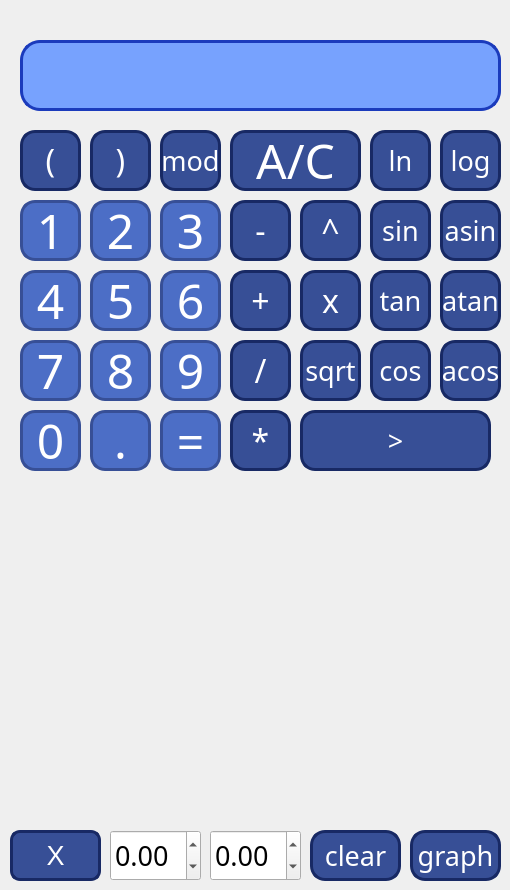
    <widget class="QWidget" name="TAB1">
     <attribute name="title">
      <string>1</string>
     </attribute>
     <widget class="QPushButton" name="pushButton_2">
      <property name="geometry">
       <rect>
        <x>90</x>
        <y>200</y>
        <width>61</width>
        <height>61</height>
       </rect>
      </property>
      <property name="font">
       <font>
        <family>Copperplate</family>
        <pointsize>36</pointsize>
        <italic>false</italic>
       </font>
      </property>
      <property name="styleSheet">
       <string notr="true">QPushButton {
   border: 3px solid rgb(55, 79, 150);
   background-color: rgb(76, 110, 198);
  color: white; 

   border-radius: 15px;
}
QPushButton:pressed {
    background-color: rgb(27, 50, 118);
}</string>
      </property>
      <property name="text">
       <string>2</string>
      </property>
     </widget>
     <widget class="QPushButton" name="pushButton_acos">
      <property name="geometry">
       <rect>
        <x>440</x>
        <y>340</y>
        <width>61</width>
        <height>61</height>
       </rect>
      </property>
      <property name="font">
       <font>
        <family>Copperplate</family>
        <pointsize>20</pointsize>
        <italic>false</italic>
       </font>
      </property>
      <property name="styleSheet">
       <string notr="true">QPushButton {
   border: 3px solid rgb(24, 41, 100);
   background-color: rgb(55, 79, 150);
  color: white; 

   border-radius: 15px;
}
QPushButton:pressed {
    background-color: rgb(26, 44, 106);
}</string>
      </property>
      <property name="text">
       <string>acos</string>
      </property>
     </widget>
     <widget class="QPushButton" name="pushButton_ac">
      <property name="geometry">
       <rect>
        <x>230</x>
        <y>130</y>
        <width>131</width>
        <height>61</height>
       </rect>
      </property>
      <property name="font">
       <font>
        <family>Copperplate</family>
        <pointsize>36</pointsize>
        <italic>false</italic>
       </font>
      </property>
      <property name="styleSheet">
       <string notr="true">QPushButton {
   border: 3px solid rgb(24, 41, 100);
   background-color: rgb(55, 79, 150);
  color: white; 

   border-radius: 15px;
}
QPushButton:pressed {
    background-color: rgb(26, 44, 106);
}</string>
      </property>
      <property name="text">
       <string>A/C</string>
      </property>
     </widget>
     <widget class="QPushButton" name="pushButton_asin">
      <property name="geometry">
       <rect>
        <x>440</x>
        <y>200</y>
        <width>61</width>
        <height>61</height>
       </rect>
      </property>
      <property name="font">
       <font>
        <family>Copperplate</family>
        <pointsize>20</pointsize>
        <italic>false</italic>
       </font>
      </property>
      <property name="styleSheet">
       <string notr="true">QPushButton {
   border: 3px solid rgb(24, 41, 100);
   background-color: rgb(55, 79, 150);
  color: white; 

   border-radius: 15px;
}
QPushButton:pressed {
    background-color: rgb(26, 44, 106);
}</string>
      </property>
      <property name="text">
       <string>asin</string>
      </property>
     </widget>
     <widget class="QCustomPlot" name="CustomPlot" native="true">
      <property name="geometry">
       <rect>
        <x>20</x>
        <y>480</y>
        <width>481</width>
        <height>341</height>
       </rect>
      </property>
     </widget>
     <widget class="QPushButton" name="pushButton_log">
      <property name="geometry">
       <rect>
        <x>440</x>
        <y>130</y>
        <width>61</width>
        <height>61</height>
       </rect>
      </property>
      <property name="font">
       <font>
        <family>Copperplate</family>
        <pointsize>20</pointsize>
        <italic>false</italic>
       </font>
      </property>
      <property name="styleSheet">
       <string notr="true">QPushButton {
   border: 3px solid rgb(24, 41, 100);
   background-color: rgb(55, 79, 150);
  color: white; 

   border-radius: 15px;
}
QPushButton:pressed {
    background-color: rgb(26, 44, 106);
}</string>
      </property>
      <property name="text">
       <string>log</string>
      </property>
     </widget>
     <widget class="QPushButton" name="pushButton_plus">
      <property name="geometry">
       <rect>
        <x>230</x>
        <y>270</y>
        <width>61</width>
        <height>61</height>
       </rect>
      </property>
      <property name="font">
       <font>
        <family>Copperplate</family>
        <pointsize>24</pointsize>
        <italic>false</italic>
       </font>
      </property>
      <property name="styleSheet">
       <string notr="true">QPushButton {
   border: 3px solid rgb(24, 41, 100);
   background-color: rgb(55, 79, 150);
  color: white; 

   border-radius: 15px;
}
QPushButton:pressed {
    background-color: rgb(26, 44, 106);
}</string>
      </property>
      <property name="text">
       <string>+</string>
      </property>
     </widget>
     <widget class="QPushButton" name="pushButton_cos">
      <property name="geometry">
       <rect>
        <x>370</x>
        <y>340</y>
        <width>61</width>
        <height>61</height>
       </rect>
      </property>
      <property name="font">
       <font>
        <family>Copperplate</family>
        <pointsize>20</pointsize>
        <italic>false</italic>
       </font>
      </property>
      <property name="styleSheet">
       <string notr="true">QPushButton {
   border: 3px solid rgb(24, 41, 100);
   background-color: rgb(55, 79, 150);
  color: white; 

   border-radius: 15px;
}
QPushButton:pressed {
    background-color: rgb(26, 44, 106);
}</string>
      </property>
      <property name="text">
       <string>cos</string>
      </property>
     </widget>
     <widget class="QPushButton" name="pushButton_minus">
      <property name="geometry">
       <rect>
        <x>230</x>
        <y>200</y>
        <width>61</width>
        <height>61</height>
       </rect>
      </property>
      <property name="font">
       <font>
        <family>Copperplate</family>
        <pointsize>24</pointsize>
        <italic>false</italic>
       </font>
      </property>
      <property name="styleSheet">
       <string notr="true">QPushButton {
   border: 3px solid rgb(24, 41, 100);
   background-color: rgb(55, 79, 150);
  color: white; 

   border-radius: 15px;
}
QPushButton:pressed {
    background-color: rgb(26, 44, 106);
}</string>
      </property>
      <property name="text">
       <string>-</string>
      </property>
     </widget>
     <widget class="QPushButton" name="pushButton_6">
      <property name="geometry">
       <rect>
        <x>160</x>
        <y>270</y>
        <width>61</width>
        <height>61</height>
       </rect>
      </property>
      <property name="font">
       <font>
        <family>Copperplate</family>
        <pointsize>36</pointsize>
        <italic>false</italic>
       </font>
      </property>
      <property name="styleSheet">
       <string notr="true">QPushButton {
   border: 3px solid rgb(55, 79, 150);
   background-color: rgb(76, 110, 198);
  color: white; 

   border-radius: 15px;
}
QPushButton:pressed {
    background-color: rgb(27, 50, 118);
}</string>
      </property>
      <property name="text">
       <string>6</string>
      </property>
     </widget>
     <widget class="QPushButton" name="pushButton_divis">
      <property name="geometry">
       <rect>
        <x>230</x>
        <y>340</y>
        <width>61</width>
        <height>61</height>
       </rect>
      </property>
      <property name="font">
       <font>
        <family>Copperplate</family>
        <pointsize>24</pointsize>
        <italic>false</italic>
       </font>
      </property>
      <property name="styleSheet">
       <string notr="true">QPushButton {
   border: 3px solid rgb(24, 41, 100);
   background-color: rgb(55, 79, 150);
  color: white; 

   border-radius: 15px;
}
QPushButton:pressed {
    background-color: rgb(26, 44, 106);
}</string>
      </property>
      <property name="text">
       <string>/</string>
      </property>
     </widget>
     <widget class="QPushButton" name="pushButton_9">
      <property name="geometry">
       <rect>
        <x>160</x>
        <y>340</y>
        <width>61</width>
        <height>61</height>
       </rect>
      </property>
      <property name="font">
       <font>
        <family>Copperplate</family>
        <pointsize>36</pointsize>
        <italic>false</italic>
       </font>
      </property>
      <property name="styleSheet">
       <string notr="true">QPushButton {
   border: 3px solid rgb(55, 79, 150);
   background-color: rgb(76, 110, 198);
  color: white; 

   border-radius: 15px;
}
QPushButton:pressed {
    background-color: rgb(27, 50, 118);
}</string>
      </property>
      <property name="text">
       <string>9</string>
      </property>
     </widget>
     <widget class="QPushButton" name="pushButton_3">
      <property name="geometry">
       <rect>
        <x>160</x>
        <y>200</y>
        <width>61</width>
        <height>61</height>
       </rect>
      </property>
      <property name="font">
       <font>
        <family>Copperplate</family>
        <pointsize>36</pointsize>
        <italic>false</italic>
       </font>
      </property>
      <property name="styleSheet">
       <string notr="true">QPushButton {
   border: 3px solid rgb(55, 79, 150);
   background-color: rgb(76, 110, 198);
  color: white; 

   border-radius: 15px;
}
QPushButton:pressed {
    background-color: rgb(27, 50, 118);
}</string>
      </property>
      <property name="text">
       <string>3</string>
      </property>
     </widget>
     <widget class="QDoubleSpinBox" name="doubleSpinBox_X">
      <property name="geometry">
       <rect>
        <x>110</x>
        <y>830</y>
        <width>91</width>
        <height>51</height>
       </rect>
      </property>
      <property name="font">
       <font>
        <family>Copperplate</family>
        <pointsize>20</pointsize>
        <bold>false</bold>
       </font>
      </property>
      <property name="minimum">
       <double>-10000000000.000000000000000</double>
      </property>
      <property name="maximum">
       <double>10000000000.000000000000000</double>
      </property>
      <property name="value">
       <double>0.000000000000000</double>
      </property>
     </widget>
     <widget class="QPushButton" name="pushButton_clear_GR">
      <property name="geometry">
       <rect>
        <x>310</x>
        <y>830</y>
        <width>91</width>
        <height>51</height>
       </rect>
      </property>
      <property name="font">
       <font>
        <family>Copperplate</family>
        <pointsize>20</pointsize>
        <italic>false</italic>
       </font>
      </property>
      <property name="styleSheet">
       <string notr="true">QPushButton {
   border: 3px solid rgb(24, 41, 100);
   background-color: rgb(55, 79, 150);
  color: white; 

   border-radius: 15px;
}
QPushButton:pressed {
    background-color: rgb(26, 44, 106);
}</string>
      </property>
      <property name="text">
       <string>clear</string>
      </property>
     </widget>
     <widget class="QPushButton" name="pushButton_x">
      <property name="geometry">
       <rect>
        <x>300</x>
        <y>270</y>
        <width>61</width>
        <height>61</height>
       </rect>
      </property>
      <property name="font">
       <font>
        <family>Copperplate</family>
        <pointsize>24</pointsize>
        <italic>false</italic>
       </font>
      </property>
      <property name="styleSheet">
       <string notr="true">QPushButton {
   border: 3px solid rgb(24, 41, 100);
   background-color: rgb(55, 79, 150);
  color: white; 

   border-radius: 15px;
}
QPushButton:pressed {
    background-color: rgb(26, 44, 106);
}</string>
      </property>
      <property name="text">
       <string>x</string>
      </property>
     </widget>
     <widget class="QPushButton" name="pushButton_mod">
      <property name="geometry">
       <rect>
        <x>160</x>
        <y>130</y>
        <width>61</width>
        <height>61</height>
       </rect>
      </property>
      <property name="font">
       <font>
        <family>Copperplate</family>
        <pointsize>20</pointsize>
        <italic>false</italic>
       </font>
      </property>
      <property name="styleSheet">
       <string notr="true">QPushButton {
   border: 3px solid rgb(24, 41, 100);
   background-color: rgb(55, 79, 150);
  color: white; 

   border-radius: 15px;
}
QPushButton:pressed {
    background-color: rgb(26, 44, 106);
}</string>
      </property>
      <property name="text">
       <string>mod</string>
      </property>
     </widget>
     <widget class="QLabel" name="label_X">
      <property name="geometry">
       <rect>
        <x>10</x>
        <y>830</y>
        <width>91</width>
        <height>51</height>
       </rect>
      </property>
      <property name="font">
       <font>
        <pointsize>20</pointsize>
       </font>
      </property>
      <property name="styleSheet">
       <string notr="true">QLabel {
   border: 3px solid rgb(24, 41, 100);
   background-color: rgb(55, 79, 150);
  color: white; 
   border-radius: 10px;
}
</string>
      </property>
      <property name="text">
       <string>X</string>
      </property>
      <property name="alignment">
       <set>Qt::AlignCenter</set>
      </property>
     </widget>
     <widget class="QPushButton" name="pushButton_8">
      <property name="geometry">
       <rect>
        <x>90</x>
        <y>340</y>
        <width>61</width>
        <height>61</height>
       </rect>
      </property>
      <property name="font">
       <font>
        <family>Copperplate</family>
        <pointsize>36</pointsize>
        <italic>false</italic>
       </font>
      </property>
      <property name="styleSheet">
       <string notr="true">QPushButton {
   border: 3px solid rgb(55, 79, 150);
   background-color: rgb(76, 110, 198);
  color: white; 

   border-radius: 15px;
}
QPushButton:pressed {
    background-color: rgb(27, 50, 118);
}</string>
      </property>
      <property name="text">
       <string>8</string>
      </property>
     </widget>
     <widget class="QPushButton" name="pushButton_7">
      <property name="geometry">
       <rect>
        <x>20</x>
        <y>340</y>
        <width>61</width>
        <height>61</height>
       </rect>
      </property>
      <property name="font">
       <font>
        <family>Copperplate</family>
        <pointsize>36</pointsize>
        <italic>false</italic>
       </font>
      </property>
      <property name="styleSheet">
       <string notr="true">QPushButton {
   border: 3px solid rgb(55, 79, 150);
   background-color: rgb(76, 110, 198);
  color: white; 

   border-radius: 15px;
}
QPushButton:pressed {
    background-color: rgb(27, 50, 118);
}</string>
      </property>
      <property name="text">
       <string>7</string>
      </property>
     </widget>
     <widget class="QPushButton" name="pushButton_4">
      <property name="geometry">
       <rect>
        <x>20</x>
        <y>270</y>
        <width>61</width>
        <height>61</height>
       </rect>
      </property>
      <property name="font">
       <font>
        <family>Copperplate</family>
        <pointsize>36</pointsize>
        <italic>false</italic>
       </font>
      </property>
      <property name="styleSheet">
       <string notr="true">QPushButton {
   border: 3px solid rgb(55, 79, 150);
   background-color: rgb(76, 110, 198);
  color: white; 

   border-radius: 15px;
}
QPushButton:pressed {
    background-color: rgb(27, 50, 118);
}</string>
      </property>
      <property name="text">
       <string>4</string>
      </property>
     </widget>
     <widget class="QPushButton" name="pushButton_pow">
      <property name="geometry">
       <rect>
        <x>300</x>
        <y>200</y>
        <width>61</width>
        <height>61</height>
       </rect>
      </property>
      <property name="font">
       <font>
        <family>Copperplate</family>
        <pointsize>24</pointsize>
        <italic>false</italic>
       </font>
      </property>
      <property name="styleSheet">
       <string notr="true">QPushButton {
   border: 3px solid rgb(24, 41, 100);
   background-color: rgb(55, 79, 150);
  color: white; 

   border-radius: 15px;
}
QPushButton:pressed {
    background-color: rgb(26, 44, 106);
}</string>
      </property>
      <property name="text">
       <string>^</string>
      </property>
     </widget>
     <widget class="QPushButton" name="pushButton_do_graph">
      <property name="geometry">
       <rect>
        <x>410</x>
        <y>830</y>
        <width>91</width>
        <height>51</height>
       </rect>
      </property>
      <property name="font">
       <font>
        <family>Copperplate</family>
        <pointsize>20</pointsize>
        <italic>false</italic>
       </font>
      </property>
      <property name="styleSheet">
       <string notr="true">QPushButton {
   border: 3px solid rgb(24, 41, 100);
   background-color: rgb(55, 79, 150);
  color: white; 

   border-radius: 15px;
}
QPushButton:pressed {
    background-color: rgb(26, 44, 106);
}</string>
      </property>
      <property name="text">
       <string>graph</string>
      </property>
     </widget>
     <widget class="QPushButton" name="pushButton_clean">
      <property name="geometry">
       <rect>
        <x>300</x>
        <y>410</y>
        <width>191</width>
        <height>61</height>
       </rect>
      </property>
      <property name="font">
       <font>
        <family>Copperplate</family>
        <pointsize>20</pointsize>
        <italic>false</italic>
       </font>
      </property>
      <property name="styleSheet">
       <string notr="true">QPushButton {
   border: 3px solid rgb(24, 41, 100);
   background-color: rgb(55, 79, 150);
  color: white; 

   border-radius: 15px;
}
QPushButton:pressed {
    background-color: rgb(26, 44, 106);
}</string>
      </property>
      <property name="text">
       <string>&gt;</string>
      </property>
     </widget>
     <widget class="QPushButton" name="pushButton_mult">
      <property name="geometry">
       <rect>
        <x>230</x>
        <y>410</y>
        <width>61</width>
        <height>61</height>
       </rect>
      </property>
      <property name="font">
       <font>
        <family>Copperplate</family>
        <pointsize>24</pointsize>
        <italic>false</italic>
       </font>
      </property>
      <property name="styleSheet">
       <string notr="true">QPushButton {
   border: 3px solid rgb(24, 41, 100);
   background-color: rgb(55, 79, 150);
  color: white; 

   border-radius: 15px;
}
QPushButton:pressed {
    background-color: rgb(26, 44, 106);
}</string>
      </property>
      <property name="text">
       <string>*</string>
      </property>
     </widget>
     <widget class="QLabel" name="label">
      <property name="geometry">
       <rect>
        <x>20</x>
        <y>40</y>
        <width>481</width>
        <height>71</height>
       </rect>
      </property>
      <property name="font">
       <font>
        <family>Copperplate</family>
        <pointsize>36</pointsize>
       </font>
      </property>
      <property name="styleSheet">
       <string notr="true">QLabel {
  background-color: rgb(119, 162, 254);
  color: white; 
  border: 3px solid rgb(27, 59, 188);
 border-radius: 20px;
}

QPushButton:pressed {
    background-color: rgb(21,49,122);
}


</string>
      </property>
      <property name="text">
       <string/>
      </property>
      <property name="alignment">
       <set>Qt::AlignRight|Qt::AlignTrailing|Qt::AlignVCenter</set>
      </property>
     </widget>
     <widget class="QPushButton" name="pushButton_5">
      <property name="geometry">
       <rect>
        <x>90</x>
        <y>270</y>
        <width>61</width>
        <height>61</height>
       </rect>
      </property>
      <property name="font">
       <font>
        <family>Copperplate</family>
        <pointsize>36</pointsize>
        <italic>false</italic>
       </font>
      </property>
      <property name="styleSheet">
       <string notr="true">QPushButton {
   border: 3px solid rgb(55, 79, 150);
   background-color: rgb(76, 110, 198);
  color: white; 

   border-radius: 15px;
}
QPushButton:pressed {
    background-color: rgb(27, 50, 118);
}</string>
      </property>
      <property name="text">
       <string>5</string>
      </property>
     </widget>
     <widget class="QPushButton" name="pushButton_0">
      <property name="geometry">
       <rect>
        <x>20</x>
        <y>410</y>
        <width>61</width>
        <height>61</height>
       </rect>
      </property>
      <property name="font">
       <font>
        <family>Copperplate</family>
        <pointsize>36</pointsize>
        <italic>false</italic>
       </font>
      </property>
      <property name="styleSheet">
       <string notr="true">QPushButton {
   border: 3px solid rgb(55, 79, 150);
   background-color: rgb(76, 110, 198);
  color: white; 

   border-radius: 15px;
}
QPushButton:pressed {
    background-color: rgb(27, 50, 118);
}</string>
      </property>
      <property name="text">
       <string>0</string>
      </property>
     </widget>
     <widget class="QPushButton" name="pushButton_tan">
      <property name="geometry">
       <rect>
        <x>370</x>
        <y>270</y>
        <width>61</width>
        <height>61</height>
       </rect>
      </property>
      <property name="font">
       <font>
        <family>Copperplate</family>
        <pointsize>20</pointsize>
        <italic>false</italic>
       </font>
      </property>
      <property name="styleSheet">
       <string notr="true">QPushButton {
   border: 3px solid rgb(24, 41, 100);
   background-color: rgb(55, 79, 150);
  color: white; 

   border-radius: 15px;
}
QPushButton:pressed {
    background-color: rgb(26, 44, 106);
}</string>
      </property>
      <property name="text">
       <string>tan</string>
      </property>
     </widget>
     <widget class="QPushButton" name="pushButton_brack1">
      <property name="geometry">
       <rect>
        <x>20</x>
        <y>130</y>
        <width>61</width>
        <height>61</height>
       </rect>
      </property>
      <property name="font">
       <font>
        <family>Copperplate</family>
        <pointsize>24</pointsize>
        <italic>false</italic>
       </font>
      </property>
      <property name="styleSheet">
       <string notr="true">QPushButton {
   border: 3px solid rgb(24, 41, 100);
   background-color: rgb(55, 79, 150);
  color: white; 

   border-radius: 15px;
}
QPushButton:pressed {
    background-color: rgb(26, 44, 106);
}</string>
      </property>
      <property name="text">
       <string>(</string>
      </property>
     </widget>
     <widget class="QPushButton" name="pushButton_sin">
      <property name="geometry">
       <rect>
        <x>370</x>
        <y>200</y>
        <width>61</width>
        <height>61</height>
       </rect>
      </property>
      <property name="font">
       <font>
        <family>Copperplate</family>
        <pointsize>20</pointsize>
        <italic>false</italic>
       </font>
      </property>
      <property name="styleSheet">
       <string notr="true">QPushButton {
   border: 3px solid rgb(24, 41, 100);
   background-color: rgb(55, 79, 150);
  color: white; 

   border-radius: 15px;
}
QPushButton:pressed {
    background-color: rgb(26, 44, 106);
}</string>
      </property>
      <property name="text">
       <string>sin</string>
      </property>
     </widget>
     <widget class="QPushButton" name="pushButton_equal">
      <property name="geometry">
       <rect>
        <x>160</x>
        <y>410</y>
        <width>61</width>
        <height>61</height>
       </rect>
      </property>
      <property name="font">
       <font>
        <family>Copperplate</family>
        <pointsize>36</pointsize>
        <italic>false</italic>
       </font>
      </property>
      <property name="styleSheet">
       <string notr="true">QPushButton {
   border: 3px solid rgb(55, 79, 150);
   background-color: rgb(76, 110, 198);
  color: white; 

   border-radius: 15px;
}
QPushButton:pressed {
    background-color: rgb(27, 50, 118);
}</string>
      </property>
      <property name="text">
       <string>=</string>
      </property>
     </widget>
     <widget class="QDoubleSpinBox" name="doubleSpinBox_last_X">
      <property name="geometry">
       <rect>
        <x>210</x>
        <y>830</y>
        <width>91</width>
        <height>51</height>
       </rect>
      </property>
      <property name="font">
       <font>
        <family>Copperplate</family>
        <pointsize>20</pointsize>
        <bold>false</bold>
       </font>
      </property>
      <property name="minimum">
       <double>-10000000000.000000000000000</double>
      </property>
      <property name="maximum">
       <double>10000000000.000000000000000</double>
      </property>
      <property name="value">
       <double>0.000000000000000</double>
      </property>
     </widget>
     <widget class="QPushButton" name="pushButton_atan">
      <property name="geometry">
       <rect>
        <x>440</x>
        <y>270</y>
        <width>61</width>
        <height>61</height>
       </rect>
      </property>
      <property name="font">
       <font>
        <family>Copperplate</family>
        <pointsize>20</pointsize>
        <italic>false</italic>
       </font>
      </property>
      <property name="styleSheet">
       <string notr="true">QPushButton {
   border: 3px solid rgb(24, 41, 100);
   background-color: rgb(55, 79, 150);
  color: white; 

   border-radius: 15px;
}
QPushButton:pressed {
    background-color: rgb(26, 44, 106);
}</string>
      </property>
      <property name="text">
       <string>atan</string>
      </property>
     </widget>
     <widget class="QPushButton" name="pushButton_ln">
      <property name="geometry">
       <rect>
        <x>370</x>
        <y>130</y>
        <width>61</width>
        <height>61</height>
       </rect>
      </property>
      <property name="font">
       <font>
        <family>Copperplate</family>
        <pointsize>20</pointsize>
        <italic>false</italic>
       </font>
      </property>
      <property name="styleSheet">
       <string notr="true">QPushButton {
   border: 3px solid rgb(24, 41, 100);
   background-color: rgb(55, 79, 150);
  color: white; 

   border-radius: 15px;
}
QPushButton:pressed {
    background-color: rgb(26, 44, 106);
}</string>
      </property>
      <property name="text">
       <string>ln</string>
      </property>
     </widget>
     <widget class="QPushButton" name="pushButton_sqrt">
      <property name="geometry">
       <rect>
        <x>300</x>
        <y>340</y>
        <width>61</width>
        <height>61</height>
       </rect>
      </property>
      <property name="font">
       <font>
        <family>Copperplate</family>
        <pointsize>20</pointsize>
        <italic>false</italic>
       </font>
      </property>
      <property name="styleSheet">
       <string notr="true">QPushButton {
   border: 3px solid rgb(24, 41, 100);
   background-color: rgb(55, 79, 150);
  color: white; 

   border-radius: 15px;
}
QPushButton:pressed {
    background-color: rgb(26, 44, 106);
}</string>
      </property>
      <property name="text">
       <string>sqrt</string>
      </property>
     </widget>
     <widget class="QPushButton" name="pushButton_dot">
      <property name="geometry">
       <rect>
        <x>90</x>
        <y>410</y>
        <width>61</width>
        <height>61</height>
       </rect>
      </property>
      <property name="font">
       <font>
        <family>Copperplate</family>
        <pointsize>36</pointsize>
        <italic>false</italic>
       </font>
      </property>
      <property name="styleSheet">
       <string notr="true">QPushButton {
   border: 3px solid rgb(55, 79, 150);
   background-color: rgb(76, 110, 198);
  color: white; 

   border-radius: 15px;
}
QPushButton:pressed {
    background-color: rgb(27, 50, 118);
}</string>
      </property>
      <property name="text">
       <string>.</string>
      </property>
     </widget>
     <widget class="QPushButton" name="pushButton_1">
      <property name="geometry">
       <rect>
        <x>20</x>
        <y>200</y>
        <width>61</width>
        <height>61</height>
       </rect>
      </property>
      <property name="font">
       <font>
        <family>Copperplate</family>
        <pointsize>36</pointsize>
        <italic>false</italic>
       </font>
      </property>
      <property name="styleSheet">
       <string notr="true">QPushButton {
   border: 3px solid rgb(55, 79, 150);
   background-color: rgb(76, 110, 198);
  color: white; 

   border-radius: 15px;
}
QPushButton:pressed {
    background-color: rgb(27, 50, 118);
}</string>
      </property>
      <property name="text">
       <string>1</string>
      </property>
     </widget>
     <widget class="QPushButton" name="pushButton_brack2">
      <property name="geometry">
       <rect>
        <x>90</x>
        <y>130</y>
        <width>61</width>
        <height>61</height>
       </rect>
      </property>
      <property name="font">
       <font>
        <family>Copperplate</family>
        <pointsize>24</pointsize>
        <italic>false</italic>
       </font>
      </property>
      <property name="styleSheet">
       <string notr="true">QPushButton {
   border: 3px solid rgb(24, 41, 100);
   background-color: rgb(55, 79, 150);
  color: white; 

   border-radius: 15px;
}
QPushButton:pressed {
    background-color: rgb(26, 44, 106);
}</string>
      </property>
      <property name="text">
       <string>)</string>
      </property>
     </widget>
    </widget>
